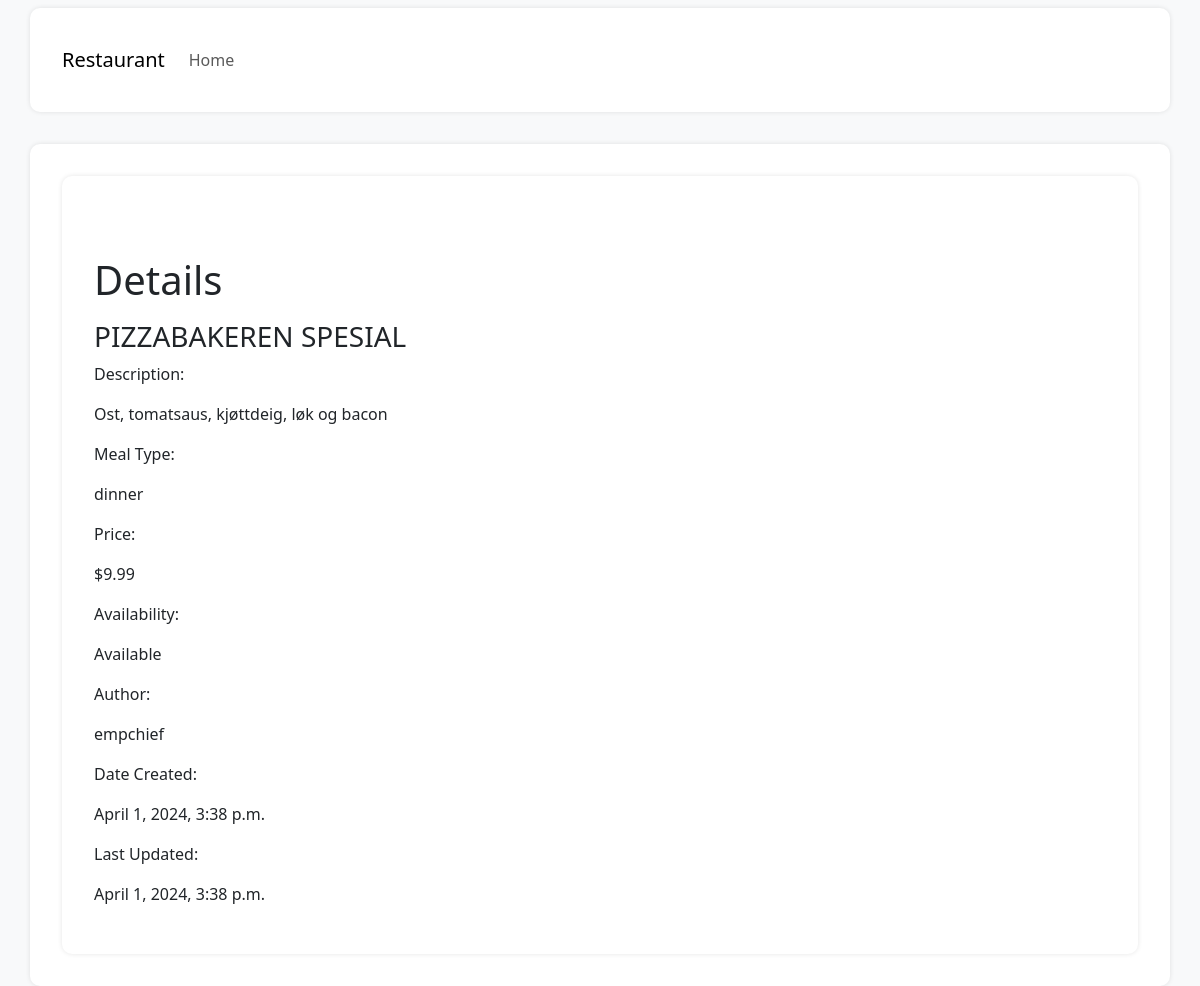
Page /dish/1/ on the committed database.
### resturant/models.py (models this page shows, shortened)
class Dish(models.Model):
    MEAL_TYPES = (
        ('breakfast', 'Breakfast'),
        ('lunch', 'Lunch'),
        ('dinner', 'Dinner'),
        ('snack', 'Snack'),
        ('other', 'Other'),
    )
    AVAILABILITY_STATUS = (
        (0, 'Available'),
        (1, 'Unavailable'),
    )
    name = models.CharField(max_length=100, unique=True)
    description = models.TextField(blank=True, null=True)
    price = models.DecimalField(decimal_places=2, max_digits=8)
    meal_type = models.CharField(choices=MEAL_TYPES, max_length=10)
    author = models.ForeignKey(User, on_delete=models.PROTECT)
    availability_status = models.PositiveSmallIntegerField(
        choices=AVAILABILITY_STATUS, default=0)
    date_created = models.DateTimeField(auto_now_add=True)
    date_updated = models.DateTimeField(auto_now=True)

### resturant/views.py (the view)
# urls.py: path('dish/<int:pk>/', views.MenuDetail.as_view(), name='dish_detail'),
class MenuDetail(generic.DetailView):
    model = Dish
    template_name = 'resturant/menu_detail.html'

### resturant/templates/resturant/menu_detail.html (shortened to what this page needs)
{% extends 'resturant/base.html' %}
{% block content %}
<div class="container">
    <h1 class="mt-5">Details</h1>
    <div class="dish-details">
        <div class="row">
            <div class="col-md-6">
                <h3>{{ dish.name }}</h3>
                <p class="label">Description:</p>
                <p>{{ dish.description }}</p>
                <p class="label">Meal Type:</p>
                <p>{{ dish.meal_type }}</p>
                <p class="label">Price:</p>
                <p>${{ dish.price }}</p>
                <p class="label">Availability:</p>
                {% if dish.availability_status == 0 %}
                    <p>Available</p>
                {% else %}
                    <p class="unavailable">Unavailable</p>
                {% endif %}
                <p class="label">Author:</p>
                <p>{{ dish.author.username }}</p>
                <p class="label">Date Created:</p>
                <p>{{ dish.date_created }}</p>
                <p class="label">Last Updated:</p>
                <p>{{ dish.date_updated }}</p>
            </div>
        </div>
    </div>
</div>
{% endblock %}

### resturant/templates/resturant/base.html (style rules this page uses)
body { background-color: #f8f9fa; }
.container { padding: 2rem 2rem; background-color: #fff; border-radius: 10px; box-shadow: 0 0 5px rgba(0, 0, 0, 0.1); }
h1 { font-size: 2.5rem; margin-bottom: 1rem; }

### rows in the picture
Dish: name "PIZZABAKEREN SPESIAL", description "Ost, tomatsaus, kjøttdeig, løk og bacon", meal_type "dinner", price "9.99", author.username "empchief", date_created "April 1, 2024, 3:38 p.m.", date_updated "April 1, 2024, 3:38 p.m."
